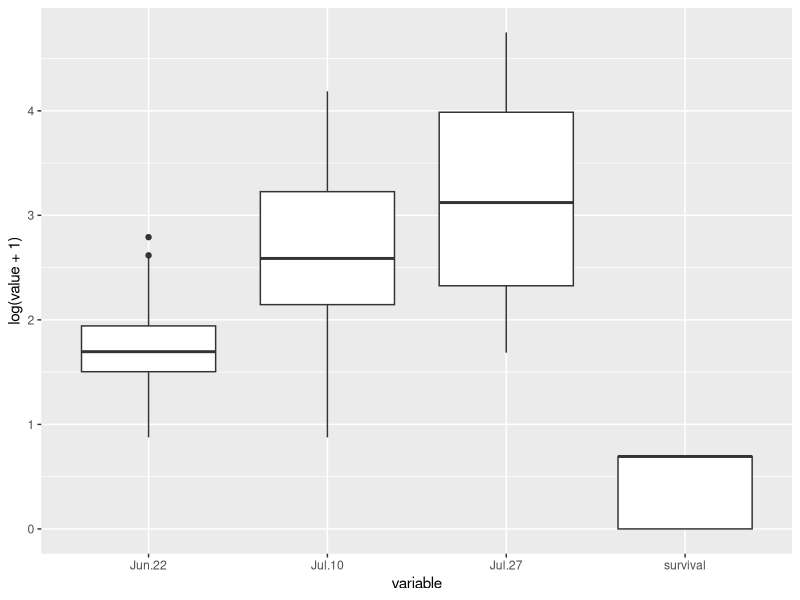
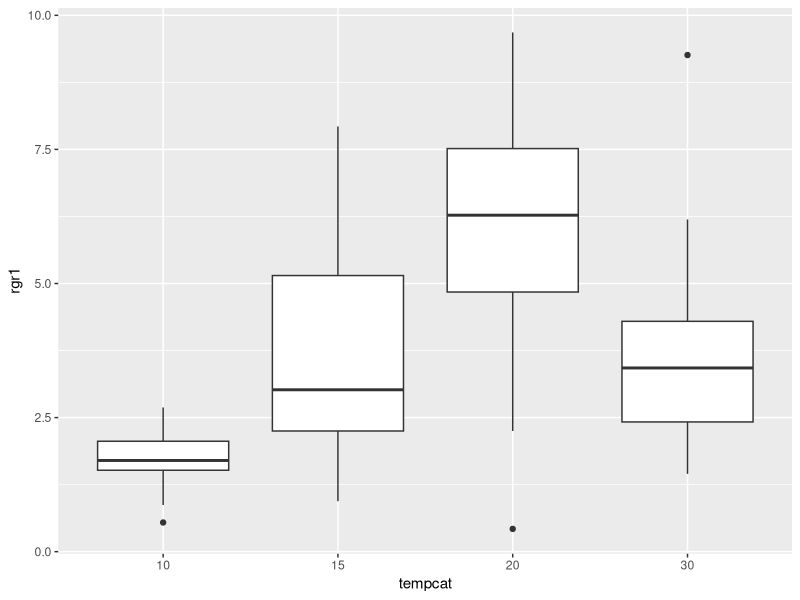
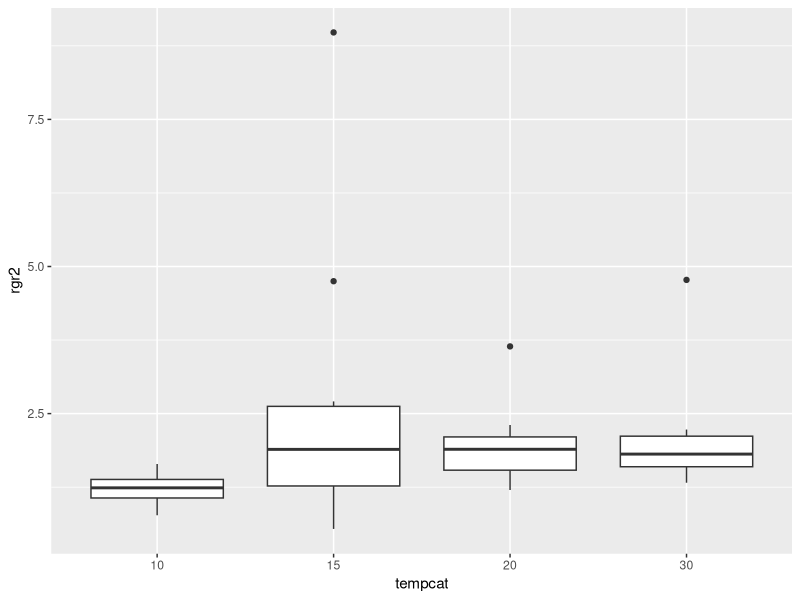
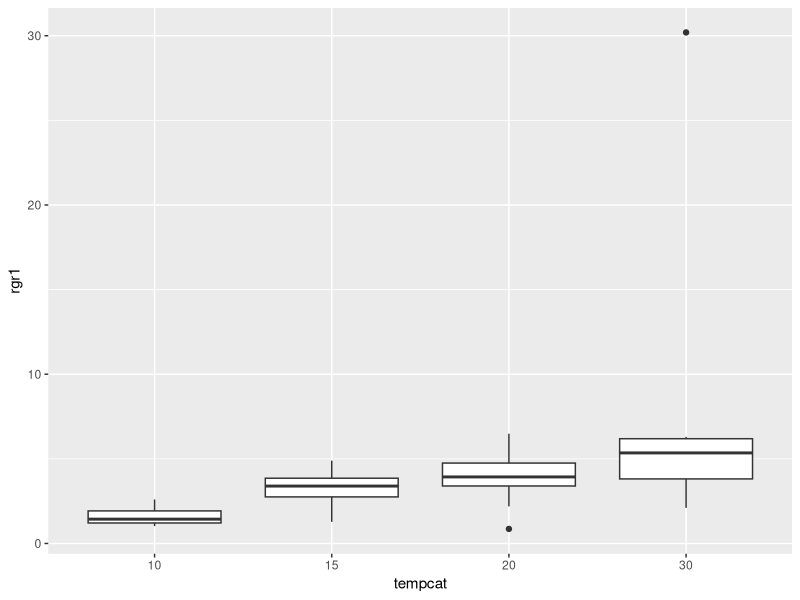
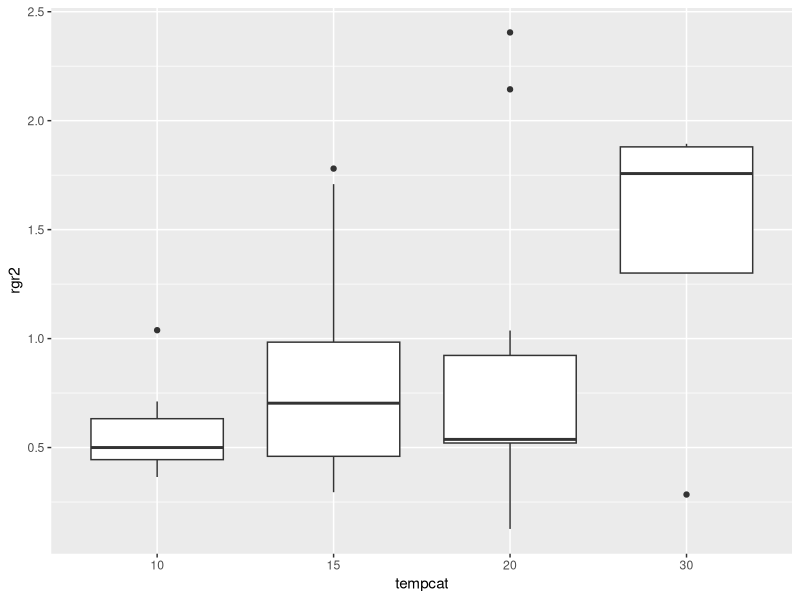

Generate these figures, in order, with R: (Note: this script raises an error after producing the figures.)
##Code to get parameters
library(boot)
library(ggplot2)
library(reshape2)
library(lme4)
library(lsmeans)
library(grid)
library(nlme)

setwd("~/Documents/Research/dissertation/temp dep pred prey modelling/temp_dep_predation")
fullpred<-read.csv('tentpredfull.csv')
tsurv<-read.csv('rearingsurv.csv')
tgrowth1<-read.csv('rearing2018.csv')
tgrowth2<-read.csv('rearing20182.csv')
###Warming tent predation experiment

str(fullpred)
fullpred
glmer1<-glmer(cbind(fullpred$present, fullpred$missing)~treatment*formica.summed+trial+(1|site)+(1|id),
              family=binomial, data=fullpred)

lsmeans(glmer1,specs=1~treatment*formica.summed,type='response')

(1-0.73)*3/15.1/3
##survival*3 caterpillars / number of ants/number of days
#############
###Growth and survival###

str(tgrowth1)
tgrowth2
str(tgrowth2)
#tgrowth1$temp<-as.factor(tgrowth1$temp) # Makes later models not work- but allows
#tgrowth2$temp<-as.factor(tgrowth2$temp)

#Combine dataset
tgrowth1_long <- melt(tgrowth1, id=c("temp", "id",'site',"avg.summer.t",'x.coord','y.coord','state'))
#tgrowth1_long$tempcat<-as.factor(tgrowth1_long$temp)
str(tgrowth1_long)
head(tgrowth1_long)

ggplot(tgrowth1_long,aes(x=variable, y=log(value+1), fill=temp))+ geom_boxplot()

#Combine first and second weighings into separate files
rate1<-tgrowth1[,1:6]
rate2<-tgrowth2[,1:6]
rate1
rate1$rgr1<-tgrowth1$Jul.10/tgrowth1$Jun.22
rate1$rgr2<-tgrowth1$Jul.27/tgrowth1$Jul.10
rate2$rgr1<-tgrowth2$Aug.02/tgrowth2$Jul.19
rate2$rgr2<-tgrowth2$X08.14.2017..dont.use./tgrowth2$Aug.02
rate1$state<-tgrowth1$state
rate2$state<-tgrowth2$state
#Make temp into separate categorical factor
rate1$tempcat<-as.factor(rate1$temp)
rate2$tempcat<-as.factor(rate2$temp)

ggplot(rate1 ,aes(x=tempcat, y=rgr1))+ geom_boxplot()
ggplot(rate1 ,aes(x=tempcat, y=rgr2))+ geom_boxplot()

ggplot(rate2 ,aes(x=tempcat, y=rgr1))+ geom_boxplot()
ggplot(rate2 ,aes(x=tempcat, y=rgr2))+ geom_boxplot()



rate1$rgr1<-log(rate1$rgr1)^1/18
rate2$rgr1<-log(rate2$rgr1)^1/13

str(rate1)
str(rate2)
rate.all<-rbind(rate1,rate2)#Combine both into a single file

head(rate.all)
rate.all[195,] 
rate.all<-rate.all[-195,] #remove ridiculous outlier
str(rate.all)



str(rate.all)
rate.1<-rate.all[,-8] #Omits too many if rgr2 is left in
rate.all1<-na.omit(rate.1) #Remove NAs- gnls can't handle them
str(rate.1)


str(rate.all1)
nls2<-nlsList(rgr1~Rm*exp(-0.5*((temp-Topt)/Tsd)^2)|site,data=rate.all1, 
              start=list(Topt=Topt_start,Tsd=Tsd_start,Rm=Rm_start))
summary(nls2)


str(tsurv)
tsurv



options(max.print = 200)
tsurv
tsurv$t1<-tsurv$Temp-10

logit(tsurv$survival)

ggplot(tsurv, aes(x=Temp, y=survival))+geom_count()+geom_smooth()

glm1<-glm (survival~t1+I(t1^2), family=binomial, data=tsurv)  
summary(glm1)

Topt_start<-20
Tsd_start<-5
Rm_start<-2

nls1<-nls(survival~Rm*exp(-0.5*((Temp-Topt)/Tsd)^2),data=tsurv, 
          start=list(Topt=Topt_start,Tsd=Tsd_start,Rm=Rm_start))
summary(nls1)
#min death rate
(1-0.75299)/81


newdata1<-expand.grid(Temp=seq(10,30,1))

str(newdata1)
newdata1$survival<-0

newdata1$survival<-predict(nls1,newdata=newdata1)
str(newdata1)



ggplot(newdata1, aes(x=Temp,y=survival))+geom_line()+geom_count(data=tsurv)


ggplot(data=tsurv,aes(x=Temp,y=X50mg))+ geom_smooth(method='glm',method.args = list(family = "Gamma"))+geom_count()

glm2<-glm(X50mg~Temp,family="Gamma",data=tsurv)
summary(glm2)
inv(coef(glm2))

n<-data.frame(Temp=23.42)

predict(glm2,n,type="response")
1/48.58318 
